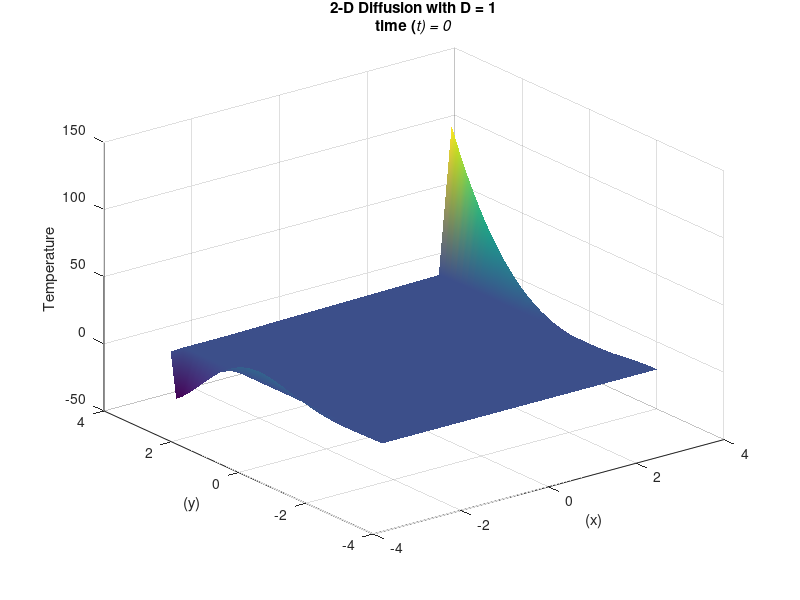

Source code (MATLAB): (Note: this script raises an error after producing the figure.)
%MECE 5397 PROJECT
%Oscar Rodriguez
%10717156   
%
%Project B- Diffusion Equation
%Bc2-4

%Solving Equation Using Explicit Method

%Defining Parameters

clear all
clc

D=1;            %Given difrusivity       
ax=-3.14;       %Lower x Limit
ay=-3.14;       %Lower y Limit  
bx=3.14;        %Upper x limit
by=3.14;        %Upper y Limit

Nxx=39;                          %Number of steps in space(x)
Nyy=39;                          %Number of steps in space(y)       


nt=10000;                         %Number of time steps 
delta_t=.0065;                      %size time step
h1=6.28/(Nxx-1);                 %Size of space step(x)

x=ax:h1:bx;                      %defining the range of x
y=ay:h1:by;                      %defining the range of y

lamnda=((2*D*delta_t)/(h1^2))   %lamnda to measure stability of the operation

if lamnda<=.5                    %Testing condition that would make iteration diverge/unstable
    
else
    disp('Given parameters will make calculation blow up')
    return
end

                    
fa=y.*(y-ay).^2 ;                   %defining f(a)
ga=((y-ay).^2).*cos(3.14.*y/(ay)); %defining g(a)
Neuman_ay=0;               %defning the neumand condition given by the proble,             
u=zeros(Nxx,Nyy);          %Creating the grid for temperature        
un=zeros(Nxx,Nyy);         %initioal grid for temperature, Initial time condition is also represented by this line

u(1,:)=ga; %detriclet non linear  condition in the  right side boundary
u(Nxx,:)=fa; %detriclet condition non linear condition left side boudary 
u(:,Nyy)=fa(10)+((x+3.14)/(6.28)*(ga(10)-fa(10))); %detrichlet condition upper boundary 
for it=0:nt                %Begin time loop
    un=u;                  %definite initial temperature (initial time condition)
    hei=surf(x,y,u');      %Initiation of 3 dimensional graph capable of showing time dependece of problem
    shading interp% color gradient for graph
    xlabel('(x)') %lable axixs
    ylabel('(y)') %lable axis
    zlabel('Temperature') %lable axis
   
    title({['2-D Diffusion with D = ',num2str(D)];['time (\itt) = ',num2str(it*delta_t)]})
    
    
    drawnow;
    refreshdata(hei) %frefresh of graph per time interval
       %Explicit method:
   for j=2:Nyy-1 %initiation of iterative process to calculate temperature (y axis)
    for i=2:Nxx-1%initiation of iterative process to calculate temperature (y axis)
    u(i,j)=un(i,j)+(D*delta_t*(un(i+1,j)-2*un(i,j)+un(i-1,j))/(h1*h1))+(D*delta_t*(un(i,j+1)-2*un(i,j)+un(i,j-1))/(h1*h1));
        
    u(:,1)=u(:,2)-Neuman_ay*h1; %Neuman condition bottom boundary
    
    end %end for loop for iteration process of x
   end  %end for loop for iteration process of y 
   
end %end time loop
